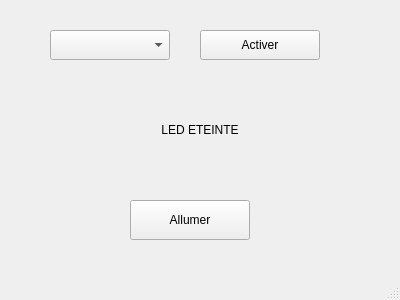
<?xml version="1.0" encoding="UTF-8"?>
<ui version="4.0">
 <class>CIhmAppGpio</class>
 <widget class="QMainWindow" name="CIhmAppGpio">
  <property name="geometry">
   <rect>
    <x>0</x>
    <y>0</y>
    <width>400</width>
    <height>300</height>
   </rect>
  </property>
  <property name="windowTitle">
   <string>Commande LED GPIO</string>
  </property>
  <widget class="QWidget" name="centralwidget">
   <widget class="QComboBox" name="cbGpio">
    <property name="geometry">
     <rect>
      <x>50</x>
      <y>30</y>
      <width>120</width>
      <height>30</height>
     </rect>
    </property>
   </widget>
   <widget class="QPushButton" name="pbActiver">
    <property name="geometry">
     <rect>
      <x>200</x>
      <y>30</y>
      <width>120</width>
      <height>30</height>
     </rect>
    </property>
    <property name="text">
     <string>Activer</string>
    </property>
   </widget>
   <widget class="QLabel" name="laImage">
    <property name="geometry">
     <rect>
      <x>50</x>
      <y>100</y>
      <width>300</width>
      <height>60</height>
     </rect>
    </property>
    <property name="text">
     <string>LED ETEINTE</string>
    </property>
    <property name="alignment">
     <set>Qt::AlignCenter</set>
    </property>
   </widget>
   <widget class="QPushButton" name="pbSS">
    <property name="geometry">
     <rect>
      <x>130</x>
      <y>200</y>
      <width>120</width>
      <height>40</height>
     </rect>
    </property>
    <property name="text">
     <string>Allumer</string>
    </property>
   </widget>
  </widget>
  <widget class="QMenuBar" name="menubar">
   <property name="geometry">
    <rect>
     <x>0</x>
     <y>0</y>
     <width>400</width>
     <height>22</height>
    </rect>
   </property>
  </widget>
  <widget class="QStatusBar" name="statusbar"/>
 </widget>
 <resources/>
 <connections/>
</ui>
